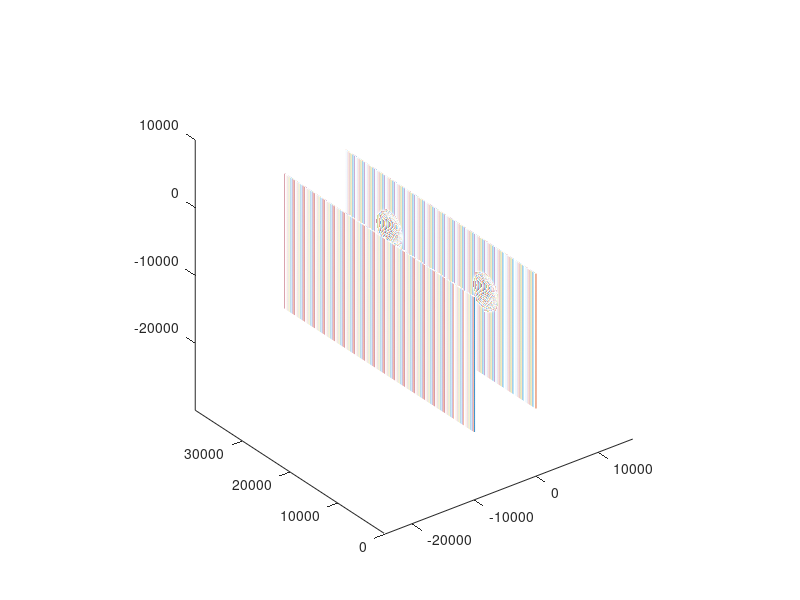
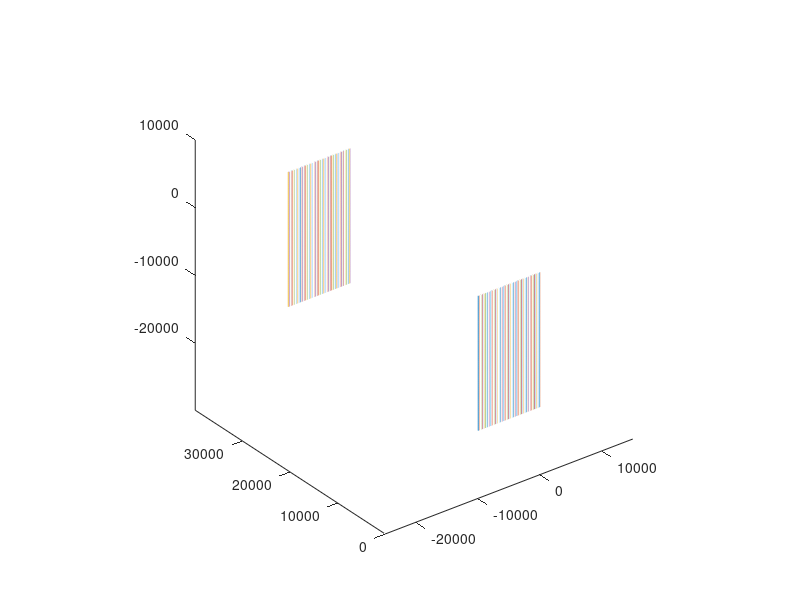
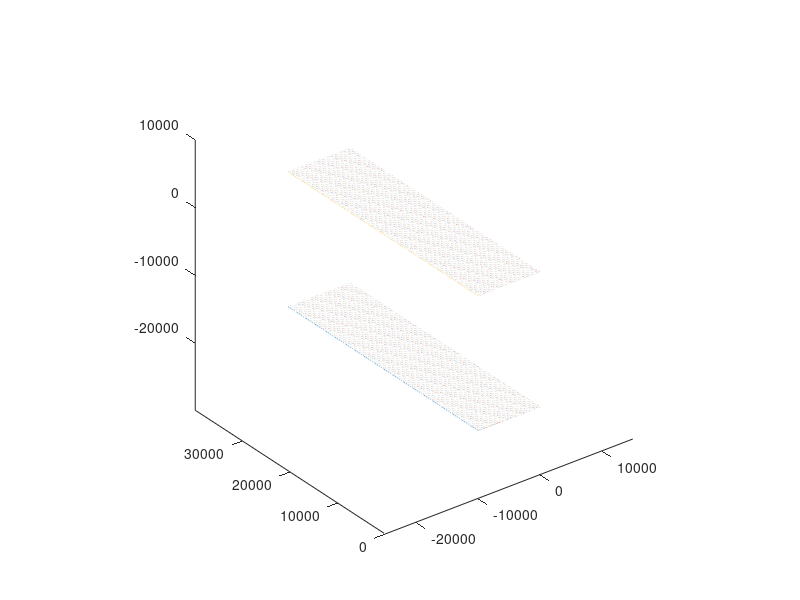
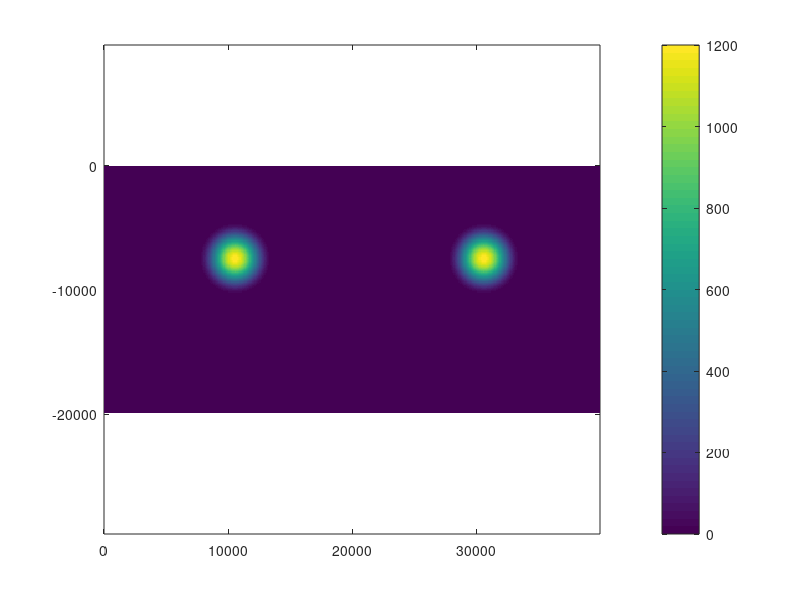

The MATLAB script that drew these images, in order: (Note: this script raises an error after producing the figures.)
% creat 3D boundary data file
% nx ny nz x1(left) x2(right) y1(front) y2(back) z1(bottom) z2(top)

clc;
clear all;
close all;

flag_printf = 1;

nx = 100;
ny = 400;
nz = 200;

dx = 100;
dy = 100;
dz = 100;

origin_x = 0;
origin_y = 0;
origin_z = 0;
bz1 = zeros(ny,nx,3);
bz2 = zeros(ny,nx,3);
by1 = zeros(nz,nx,3);
by2 = zeros(nz,nx,3);
bx1 = zeros(nz,ny,3);
bx2 = zeros(nz,ny,3);

for k=1:nz
  for j=1:ny
    bx1(k,j,1) = origin_x - (nx-1)*dx;
    bx1(k,j,2) = origin_y + (j-1)*dy;
    bx1(k,j,3) = origin_z - (nz-k)*dz;

    bx2(k,j,1) = origin_x;
    bx2(k,j,2) = origin_y + (j-1)*dy;
    bx2(k,j,3) = origin_z - (nz-k)*dz;
  end
end

if 1
for k = 1:nz
    for j = 1:ny
        r1 = sqrt((bx2(k,j,2)-10.5e3).^2 + (bx2(k,j,3)+7.5e3).^2);
        r2 = sqrt((bx2(k,j,2)-30.5e3).^2 + (bx2(k,j,3)+7.5e3).^2);
        fxy = 0;
        if(r1 <3e3)
            fxy = 600 * (1+cos(pi*r1/3e3));
        end
        
        if(r2 <3e3)
            fxy = 600 * (1+cos(pi*r2/3e3));
        end
        
        bx2(k,j,1)=bx2(k,j,1)+fxy;
    end
end
end

for j=1:ny
  dx1 = (bx2(1,j,1)-bx1(1,j,1))/(nx-1);
  dx2 = (bx2(nz,j,1)-bx1(nz,j,1))/(nx-1);
  for i=1:nx
    bz1(j,i,1) = bx1(1,j,1) + (i-1)*dx1;
    bz1(j,i,2) = bx1(1,j,2);
    bz1(j,i,3) = bx1(1,j,3);

    bz2(j,i,1) = bx1(nz,j,1) + (i-1)*dx2;
    bz2(j,i,2) = bx1(nz,j,2);
    bz2(j,i,3) = bx1(nz,j,3);
  end
end

for k=1:nz
  dx1 = (bx2(k,1,1) -bx1(k,1,1))/(nx-1);
  dx2 = (bx2(k,ny,1)-bx1(k,ny,1))/(nx-1);
  for i=1:nx
    by1(k,i,1) = bx1(k,1,1) + (i-1)*dx1;
    by1(k,i,2) = bx1(k,1,2);
    by1(k,i,3) = bx1(k,1,3);

    by2(k,i,1) = bx1(k,ny,1) + (i-1)*dx2;
    by2(k,i,2) = bx1(k,ny,2);
    by2(k,i,3) = bx1(k,ny,3);
  end
end

if flag_printf

    figure(1)   
    plot3(bx1(:,:,1),bx1(:,:,2),bx1(:,:,3));
    hold on;
    plot3(bx2(:,:,1),bx2(:,:,2),bx2(:,:,3));
    axis equal;
 
    figure(2)   
    plot3(by1(:,:,1),by1(:,:,2),by1(:,:,3));
    hold on;
    plot3(by2(:,:,1),by2(:,:,2),by2(:,:,3));
    axis equal;
 
    figure(3)   
    plot3(bz1(:,:,1),bz1(:,:,2),bz1(:,:,3));
    hold on;
    plot3(bz2(:,:,1),bz2(:,:,2),bz2(:,:,3));
    axis equal;

    figure(4)

    pcolor(bx2(:,:,2),bx2(:,:,3),bx2(:,:,1));
%     light;
    shading flat
    colorbar
%     axis image
    axis equal;
end

% creat data file
export_bdry;
